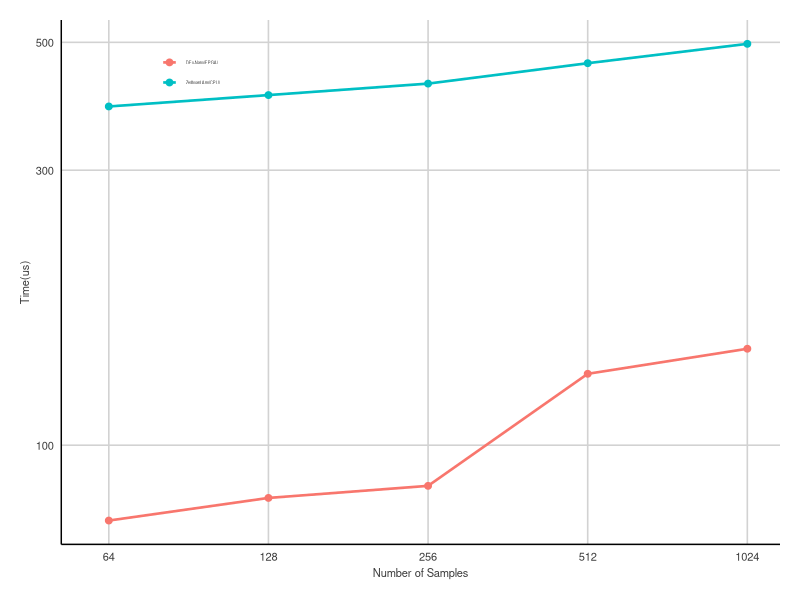

Source code (R):
library(ggplot2)
require(grid)
library(ggthemes)

df <- read.csv("CL_1DFIR_Profiling.csv",header=TRUE,sep=",")
pdf("CL_1DFIR_Profiling.pdf",width=4,height=3)

p<-ggplot(data=df,aes(group=factor(Device),color=factor(Device),x=Samples,y=Time))+
  geom_line(size=0.9)+
  geom_point(size=2)+
  scale_x_log10(breaks=c(64,128,256,512,1024),limits=c(60,1024),labels=c("64","128","256","512","1024"))+
  scale_y_log10()+
  scale_color_hue();

p + theme_fivethirtyeight() %+replace% theme(axis.title=element_text(),axis.title.y=theme_bw()$axis.title.y) +
  ylab('Time(us)')+xlab('Number of Samples')+
  theme(
    legend.position=c(0.18,0.9),
    legend.title=element_blank(),
    legend.background = element_rect(fill="transparent"),
    legend.key=element_blank(),
    legend.key.width=unit(0.4,"cm"),
    legend.key.height=unit(0.3,"cm"),
    plot.background=element_blank(),
    text = element_text(size=8),
    axis.text.x=element_text(angle=0,hjust=0.5,size=8),
    axis.text.y=element_text(angle=0,hjust=1,size=8),
    legend.text=element_text(size=3)) +
  theme(axis.line.x = element_line(color = 'black',size=0.5, linetype='solid'),axis.line.y = element_line(color = 'black',size=0.5, linetype='solid'))+
  theme(axis.line = element_line(colour = "black"),
        panel.border = element_blank(),
        panel.background = element_blank())+
  guides(
    color=guide_legend(ncol=1))
# + theme(axis.line.x = element_line(color = 'black'),
#       axis.line.y = element_line(color = 'black'))
